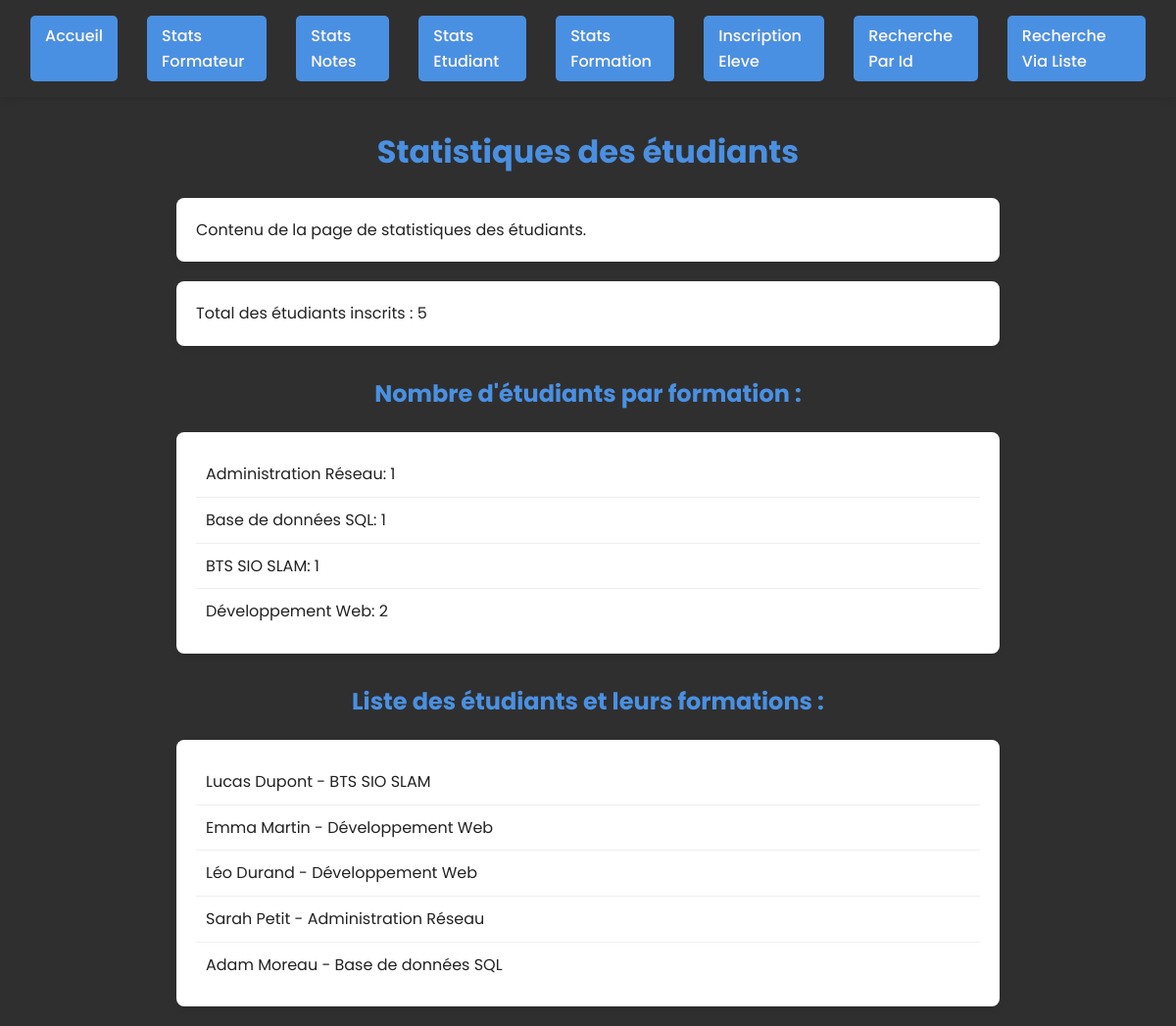
Page /stat_etudiant.php on the committed database.
### tables this page shows
CREATE TABLE `etudiants` (
  `id_etudiant` int NOT NULL,
  `nom` varchar(50) NOT NULL,
  `prenom` varchar(50) NOT NULL,
  `date_naissance` date NOT NULL,
  `email` varchar(100) NOT NULL,
  `telephone` varchar(20) DEFAULT NULL
);

CREATE TABLE `formations` (
  `id_formation` int NOT NULL,
  `intitule` varchar(100) NOT NULL,
  `duree` int NOT NULL,
  `niveau` varchar(50) DEFAULT NULL,
  `id_formateur` int DEFAULT NULL
);

### stat_etudiant.php (the view, shortened to what this page needs)
<!DOCTYPE html>
<html lang="en">
<head>
    <link rel="stylesheet" href="style.css">
</head>
<body>
     <nav>
    <a href="menu.html">accueil</a>
    <a href="stat_formateur.php">stats formateur</a>
    <a href="stats_notes.php">stats notes</a>
    <a href="stat_etudiant.php">stats etudiant</a>
    <a href="stat_formation.php">stats formation</a>
    <a href="inscription_eleve.php">inscription eleve</a>
    <a href="recherche1.php">recherche par id</a>
    <a href="recherche_liste.php">recherche via liste</a>
</nav>
    <h1>Statistiques des étudiants</h1>
    <p>Contenu de la page de statistiques des étudiants.</p>
    <?php
$dsn = "mysql:host=localhost;dbname=centre_formation;charset=utf8";
$dbUser = "root";
$dbPass = "mysql";
$options = [
    PDO::ATTR_ERRMODE => PDO::ERRMODE_EXCEPTION,
    PDO::ATTR_DEFAULT_FETCH_MODE => PDO::FETCH_ASSOC,
    PDO::ATTR_EMULATE_PREPARES => false,
];
try {
    $pdo = new PDO($dsn, $dbUser, $dbPass, $options);
} catch (PDOException $e) {
    echo "Erreur de connexion à la base de données. (" . $e->getMessage() . ")";
    exit;
}
$sql1 = "SELECT COUNT(*) AS total_etudiants FROM etudiants;";
$stmt1 = $pdo->prepare($sql1);
$stmt1->execute();
$row1 = $stmt1->fetch();
echo "<p>Total des étudiants inscrits : " . $row1['total_etudiants'] . "</p>";
$sql2 = "SELECT f.intitule, COUNT(i.id_etudiant) AS nb_etudiants FROM inscriptions i JOIN formations f ON i.id_formation=f.id_formation GROUP BY f.intitule;";
$stmt2 = $pdo->prepare($sql2);
$stmt2->execute();
$rows2 = $stmt2->fetchAll();
echo "<h2>Nombre d'étudiants par formation :</h2>";
echo "<ul>";
foreach ($rows2 as $row2) {
    echo "<li>" . htmlspecialchars($row2['intitule']) . ": " . $row2['nb_etudiants'] . "</li>";
}
echo "</ul>";
$sql3 = "SELECT nom, prenom, intitule FROM etudiants
JOIN inscriptions ON etudiants.id_etudiant = inscriptions.id_etudiant
JOIN formations ON inscriptions.id_formation = formations.id_formation";
$stmt3 = $pdo->prepare($sql3);
$stmt3->execute();
$rows3 = $stmt3->fetchAll();
echo "<h2>Liste des étudiants et leurs formations :</h2>";
echo "<ul>";
foreach ($rows3 as $row3) {
    echo "<li>" . htmlspecialchars($row3['prenom']) . " " . htmlspecialchars($row3['nom']) . " - " . htmlspecialchars($row3['intitule']) . "</li>";
}
echo "</ul>";
    ?>
</body>
</html>

### style.css (style rules this page uses)
:root { --primary-color: #4a90e2; --secondary-color: #357abd; --bg-color: #2f2f2f; --text-color: #fff7f7; --white: #ffffff; --text-color2: #242222; }
body { font-family: 'Poppins', sans-serif; background-color: var(--bg-color); color: var(--text-color2); margin: 0; padding: 0; line-height: 1.6; }
nav { background: var(--bg-color); display: flex; justify-content: center; padding: 1rem; box-shadow: 0 2px 10px rgba(1, 1, 1, 0.1); position: sticky; top: 0; z-index: 1000; }
nav a { text-decoration: none; color: var(--text-color); font-weight: 500; margin: 0 15px; padding: 8px 15px; border-radius: 5px; transition: all 0.3s ease; text-transform: capitalize; }
h1, h2 { text-align: center; color: var(--primary-color); margin-top: 30px; animation: fadeInDown 0.8s ease-out; }
p, ul { max-width: 800px; margin: 20px auto; background: var(--white); padding: 20px; border-radius: 8px; box-shadow: 0 4px 6px rgba(0,0,0,0.05); animation: fadeInUp 0.8s ease-out; }
ul { list-style: none; }
li { padding: 10px; border-bottom: 1px solid #eee; transition: padding-left 0.3s ease; }
li:last-child { border-bottom: none; }
a { width: fit-content; margin: 20px auto; display: block; padding: 12px; background-color: var(--primary-color); border: none; border-radius: 6px; color: white; font-size: 16px; font-weight: 600; cursor: pointer; transition: background 0.8s ease, transform 0.8s ease; }

### rows in the picture
etudiants: prenom "Lucas", nom "Dupont", formations.intitule "BTS SIO SLAM"
etudiants: prenom "Emma", nom "Martin", formations.intitule "Développement Web"
etudiants: prenom "Léo", nom "Durand", formations.intitule "Développement Web"
etudiants: prenom "Sarah", nom "Petit", formations.intitule "Administration Réseau"
etudiants: prenom "Adam", nom "Moreau", formations.intitule "Base de données SQL"

### other values in the picture
$row1['total_etudiants'] "5"
$row2['intitule'] "Administration Réseau"
$row2['nb_etudiants'] "1"
$row2['intitule'] "Base de données SQL"
$row2['intitule'] "BTS SIO SLAM"
$row2['intitule'] "Développement Web"
$row2['nb_etudiants'] "2"
